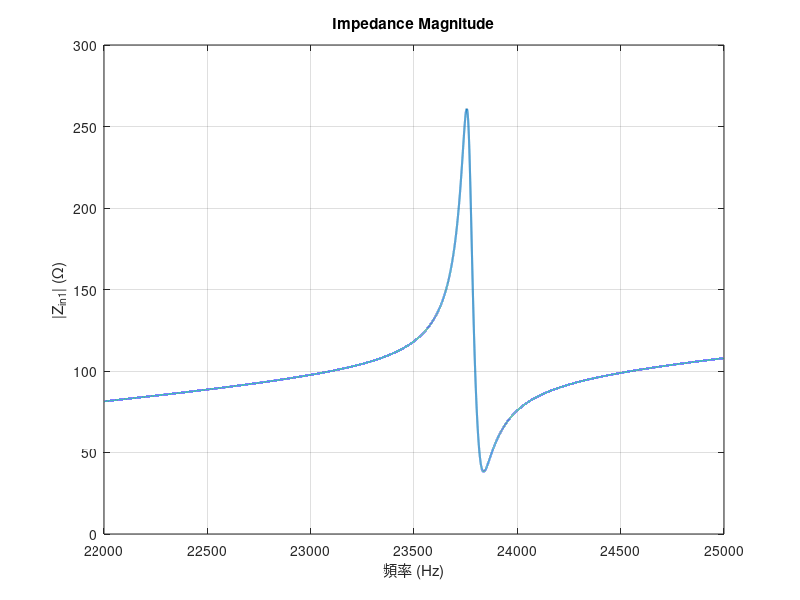

Write MATLAB code to recreate this figure. (Note: this script raises an error after producing the figure.)
clear; clc;

% === 參數 ===
Llp = 0.069e-3;
Lls = 0.514e-3;
Lm  = 1.032e-3;
R1  = 130.4947;
L1  = 379.2760e-3;
C1  = 117.7164e-12;
C0  = 2.822977e-9;

% 預設諧振頻率
f0 = 23810;
w0 = 2 * pi * f0;
jw0 = 1i * w0;

% Step 1：先算出補償電容 Cs1
Z_RLC = R1 + jw0*L1 + 1/(jw0*C1);
Zt = 1 / (1/Z_RLC + jw0*C0);
Z_secondary = jw0*Lls + Zt;
Z_parallel = 1 / (1/(jw0*Lm) + 1/Z_secondary);
Z_rest = jw0*Llp + Z_parallel;
X_rest = imag(Z_rest);
Cs1 = 1 / (w0 * X_rest);  % 所需補償電容

fprintf('✅ 補償電容 Cs1 = %.4e F (%.2f nF)\n', Cs1, Cs1*1e9);

% Step 2：頻率掃描來計算 Q
f = linspace(22000, 25000, 100000);  % Hz
w = 2 * pi * f;
Zin = zeros(size(f));

for k = 1:length(f)
    jw = 1i * w(k);

    % 加入補償電容 Cs1（一次側）
    Zcs1 = 1 / (jw * Cs1);

    Z_RLC = R1 + jw*L1 + 1/(jw*C1);
    Zt = 1 / (1/Z_RLC + jw*C0);
    Z_secondary = jw*Lls + Zt;
    Z_parallel = 1 / (1/(jw*Lm) + 1/Z_secondary);
    Zin(k) = Zcs1 + jw*Llp + Z_parallel;
end

% Step 3：找最大幅值與 -3dB 點
magZ = abs(Zin);
[Zmax, idx_peak] = max(magZ);
f_res = f(idx_peak);

% 找半功率點（-3dB）：0.707*Zmax
target = Zmax / sqrt(2);
idx_lower = find(magZ(1:idx_peak) <= target, 1, 'last');
idx_upper = find(magZ(idx_peak:end) <= target, 1, 'first') + idx_peak - 1;

f1 = f(idx_lower);
f2 = f(idx_upper);
bandwidth = f2 - f1;

Q = f_res / bandwidth;

% 輸出
fprintf('✅ 諧振頻率 f₀ = %.2f Hz\n', f_res);
fprintf('✅ -3dB 頻寬 Δf = %.2f Hz\n', bandwidth);
fprintf('🎯 諧振 Q 值 = %.2f\n', Q);

% Optional: 繪圖
figure;
plot(f, magZ, 'LineWidth', 1.5); grid on;
xlabel('頻率 (Hz)');
ylabel('|Z_{in1}| (Ω)');
title('Impedance Magnitude');
hold on;
yline(target, '--r', '-3dB');
xline(f1, '--k');
xline(f2, '--k');
